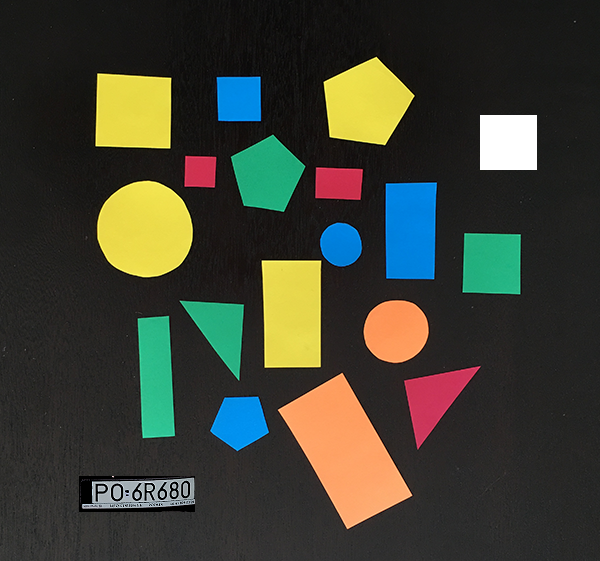
#> input picture KCKTablice-master/shapes/shapes_and_colors.png, 600 x 561 px
$ python detect_shapes.py --image shapes_and_colors.png   (older library calls are emulated)
#> lines starting #> are read from the running program, lines starting #| are printed output that depends on the picture; after the words box and inside, x2 and y2 are one past the last pixel; in counts of white or black regions, pixels touching at a corner belong together
### KCKTablice-master/shapes/pyimagesearch/shapedetector.py
# import the necessary packages
import cv2

class ShapeDetector:
	def __init__(self):
		pass

	# [32 lines left out: function detect, not called in this run]

### KCKTablice-master/shapes/detect_shapes.py
# USAGE
# python detect_shapes.py --image shapes_and_colors.png

# import the necessary packages
from pyimagesearch.shapedetector import ShapeDetector
import argparse
import imutils
import cv2

# construct the argument parse and parse the arguments
ap = argparse.ArgumentParser()
ap.add_argument("-i", "--image", required=True,
	help="path to the input image")
args = vars(ap.parse_args())

# load the image and resize it to a smaller factor so that
# the shapes can be approximated better
image = cv2.imread(args["image"])
#> image is the input picture: shape (561, 600, 3); mean B, G, R 50.3, 62.8, 61
#image = cv2.resize(image, (960, 540))
resized = imutils.resize(image, width=300)
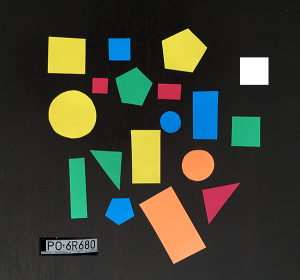
#> resized: shape (280, 300, 3); mean B, G, R 50.3, 62.8, 61
ratio = image.shape[0] / float(resized.shape[0])
#> ratio = 2

# convert the resized image to grayscale, blur it slightly,
# and threshold it
gray = cv2.cvtColor(resized, cv2.COLOR_BGR2GRAY)
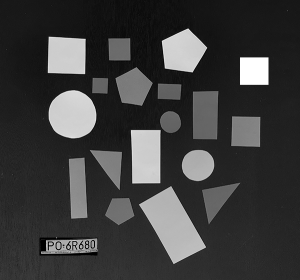
#> gray: shape (280, 300); min 0, max 255, mean 60.8
#gray = gray[30:30, 270:270]
#blurred = cv2.GaussianBlur(gray, (5, 5), 0)
#thresh = cv2.threshold(blurred, 200, 255, cv2.THRESH_BINARY)[1]
thresh = gray
# find contours in the thresholded image and initialize the
# shape detector
#cnts = cv2.findContours(thresh.copy(), cv2.RETR_EXTERNAL,
#	cv2.CHAIN_APPROX_SIMPLE)
cnts = cv2.findContours(thresh.copy(), cv2.RETR_TREE, cv2.CHAIN_APPROX_SIMPLE)
#> cnts = 12 contours, 7 with area under 20; largest, box (x1, y1, x2, y2) and area: (0, 0, 300, 280) 83421, (40, 239, 47, 252) 66, (65, 253, 87, 256) 40, (85, 252, 98, 256) 32, (39, 237, 57, 240) 32
#print(cnts[-1])
#cnts = cnts[0] if imutils.is_cv2() else cnts[1]
cnts = cnts[1]
#> cnts = [[-1, -1, 1, -1], [2, -1, -1, 0], [3, 1, -1, 0], [4, 2, -1, 0], [5, 3, -1, 0], [6, 4, -1, 0], [7, 5, -1, 0], [8, 6, -1, 0], [9, 7, -1, 0], [10, 8, -1, 0], [11, 9, -1, 0], [-1, 10, -1, 0]]
sd = ShapeDetector()


cv2.namedWindow("Image", cv2.WND_PROP_FULLSCREEN)
cv2.setWindowProperty("Image",3,cv2.WINDOW_FULLSCREEN)

# loop over the contours
for c in cnts:
	# compute the center of the contour, then detect the name of the
	# shape using only the contour
#> (the run stopped early here; a loop or call above may not have finished)
